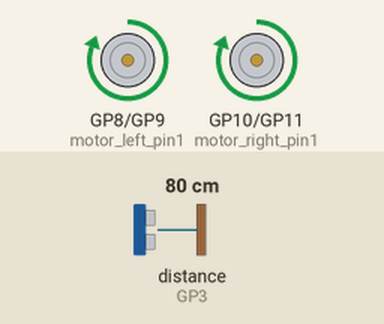
This program was run on a simulated Raspberry Pi Pico running MicroPython. Shown: motor-driver pin pairs drawn as motors (green arrow = first pin HIGH = forward, orange = second pin HIGH = backward, longer = more drive). Inputs (shaded band) come from the test bench; at power-on: distance to the obstacle (sensor on GP3) 80 cm. The echo pulse lasts 58.3 µs per cm.

Above: at 1.2 s.
1.3 s: distance to the obstacle (sensor on GP3) set to 22 cm
3.2 s: distance to the obstacle (sensor on GP3) set to 18 cm
At 5.5 s:
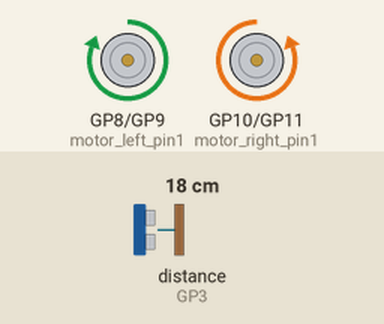
7.3 s: distance to the obstacle (sensor on GP3) set to 35 cm
At 10.7 s:
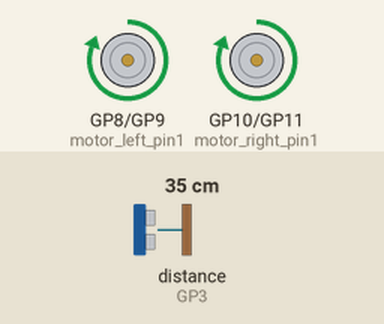
11.4 s: distance to the obstacle (sensor on GP3) set to 2 cm
At 12.3 s:
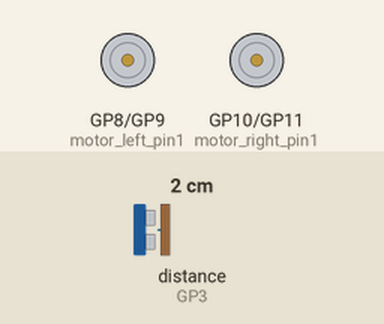
Timing chart, 0 to 16.5 s (numbered marks = the images above; inputs shaded):
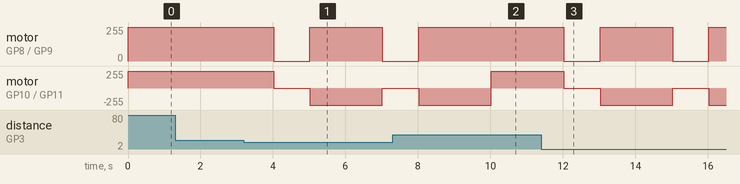

The program:

Motor3.py
```python
import machine
import utime

# Define pins for motor control
MOTOR_LEFT_PIN1 = 8
MOTOR_LEFT_PIN2 = 9
MOTOR_RIGHT_PIN1 = 10
MOTOR_RIGHT_PIN2 = 11

# Define pins for ultrasonic sensor
ULTRASONIC_TRIGGER_PIN = 2
ULTRASONIC_ECHO_PIN = 3

# Initialize motor control pins as output pins
motor_left_pin1 = machine.Pin(MOTOR_LEFT_PIN1, machine.Pin.OUT)
motor_left_pin2 = machine.Pin(MOTOR_LEFT_PIN2, machine.Pin.OUT)
motor_right_pin1 = machine.Pin(MOTOR_RIGHT_PIN1, machine.Pin.OUT)
motor_right_pin2 = machine.Pin(MOTOR_RIGHT_PIN2, machine.Pin.OUT)

# Initialize ultrasonic sensor pins
ultrasonic_trigger_pin = machine.Pin(ULTRASONIC_TRIGGER_PIN, machine.Pin.OUT)
ultrasonic_echo_pin = machine.Pin(ULTRASONIC_ECHO_PIN, machine.Pin.IN)

# Function to measure distance using ultrasonic sensor
def measure_distance():
    # Send a 10us pulse to trigger the ultrasonic sensor
    ultrasonic_trigger_pin.on()
    utime.sleep_us(10)
    ultrasonic_trigger_pin.off()

    # Wait for the echo pin to go high and then low
    while not ultrasonic_echo_pin.value():
        pass
    start_time = utime.ticks_us()
    while ultrasonic_echo_pin.value():
        pass
    end_time = utime.ticks_us()

    # Calculate distance in cm
    duration = utime.ticks_diff(end_time, start_time)
    distance = duration / 58

    return distance

# Move forward continuously until an object is detected in a certain distance
while True:
    distance = measure_distance()

    if distance < 20:  # Stop if object is within 20cm
        motor_left_pin1.off()
        motor_left_pin2.off()
        motor_right_pin1.off()
        motor_right_pin2.off()
        utime.sleep(1)

        # Turn right 90 degrees
        motor_left_pin1.on()
        motor_left_pin2.off()
        motor_right_pin1.off()
        motor_right_pin2.on()
        utime.sleep(1)

    else:
        motor_left_pin1.on()
        motor_left_pin2.off()
        motor_right_pin1.on()
        motor_right_pin2.off()

    utime.sleep(1)
```

Measured:
- the behaviour switches between 20 and 19 cm on distance to the obstacle (sensor on GP3) (found by bisection; images 0 and 1)
- after the input at 1.3 s, every drawn part: stays the same
- after the input at 3.2 s, motor on GP8 (motor_left_pin1) / GP9 (motor_left_pin2): forward 255/255 → stopped after 0.82 s, → forward 255/255 1.0 s later, → stopped 2.0 s later; motor on GP10 (motor_right_pin1) / GP11 (motor_right_pin2): forward 255/255 → stopped after 0.82 s, → backward 255/255 1.0 s later, → stopped 2.0 s later
- after the input at 7.3 s, motor on GP8 (motor_left_pin1) / GP9 (motor_left_pin2): goes on until 8.0 s, then stays forward 255/255
- after the input at 11.4 s, motor on GP8 (motor_left_pin1) / GP9 (motor_left_pin2): alternates forward 255/255 for 2.0 s and stopped for 1.0 s, starting after 0.62 s; motor on GP10 (motor_right_pin1) / GP11 (motor_right_pin2): alternates backward 255/255 for 2.0 s and stopped for 1.0 s, starting after 0.62 s
